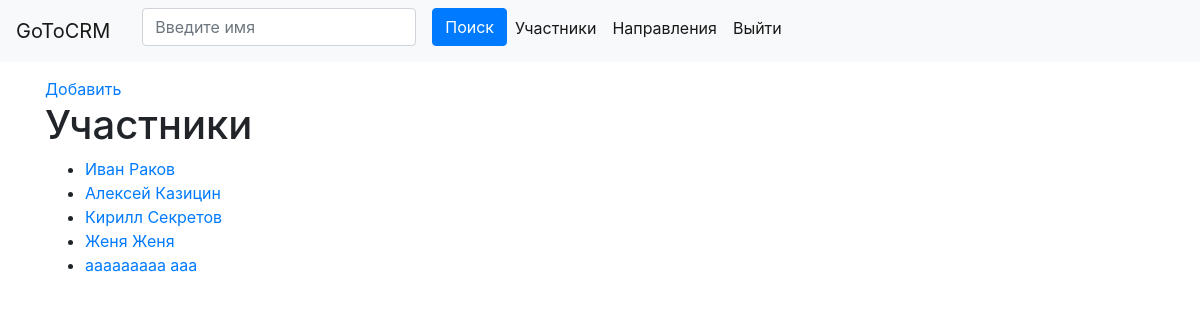
The app's page / (signed in) with its own data.
### crm/models.py (models this page shows, shortened)
class Student(models.Model):
    name = models.CharField(max_length=30, null=True)
    surname = models.CharField(max_length=30, null=True)
    room = models.IntegerField(null=True)
    email = models.EmailField(null=True)
    description = models.TextField(default="")
    photo = models.FileField(upload_to=get_file_path, null=True)
    course = models.ForeignKey(Course, on_delete=models.SET_NULL, null=True)

### crm/views.py (the view)
# urls.py: path('', index),
def index(request):
    if not request.user.is_authenticated:
        return redirect('/login')
    search = None
    if 'q' in request.GET:
        search = request.GET['q']
        students = Student.objects.filter(name__contains=request.GET['q']).all()
    else:
        students = Student.objects.all()
    return render(request, 'index.html', {'students': students, 'search': search})

### crm/templates/index.html (shortened to what this page needs)
{% extends 'base.html' %}
{% block content %}
<a href="/add">Добавить</a>
<h1>Участники</h1>
<ul>
    {% for student in students %}
        <li><a href="/student?id={{ student.id }}">
            {{ student.name }} {{ student.surname }}</a>
        </li>
    {% endfor %}
</ul>
{% endblock %}

### records on screen
Student: name "Иван", surname "Раков"
Student: name "Алексей", surname "Казицин"
Student: name "Кирилл", surname "Секретов"
Student: name "Женя", surname "Женя"
Student: name "aaaaaaaaa", surname "aaa"
